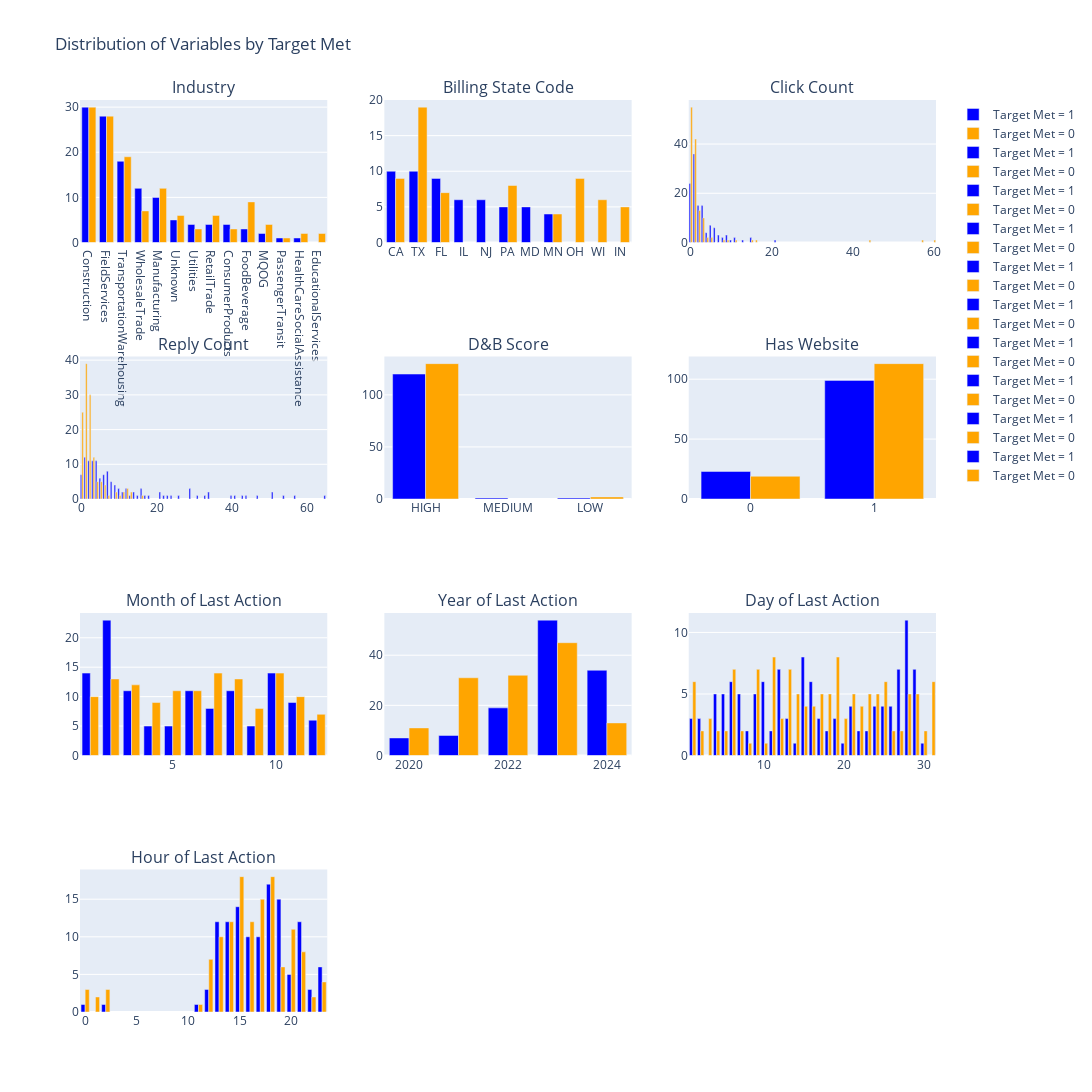

The notebook cell this image was saved under:
### Code cell
import pandas as pd
import plotly.graph_objects as go
from plotly.subplots import make_subplots
import math

train_data = train.copy()
# Ensure 'last_action_date' is in datetime format
train_data['last_action_date'] = pd.to_datetime(train_data['last_action_date'])

# Extract components of 'last_action_date'
train_data['month_last'] = train_data['last_action_date'].dt.month
train_data['year_last'] = train_data['last_action_date'].dt.year
train_data['day_last'] = train_data['last_action_date'].dt.day
train_data['hour_last'] = train_data['last_action_date'].dt.hour

# Define function to generate combined bar plots
def generate_combined_bar_plot(data, column, top_n=None):
    data_1 = data[data['target_met'] == 1]
    data_0 = data[data['target_met'] == 0]

    if top_n:
        data_1 = data_1[column].value_counts().nlargest(top_n).reset_index()
        data_0 = data_0[column].value_counts().nlargest(top_n).reset_index()
    else:
        data_1 = data_1[column].value_counts().reset_index()
        data_0 = data_0[column].value_counts().reset_index()

    data_1.columns = [column, 'count']
    data_0.columns = [column, 'count']

    bar_1 = go.Bar(name='Target Met = 1', x=data_1[column], y=data_1['count'], marker_color='blue')
    bar_0 = go.Bar(name='Target Met = 0', x=data_0[column], y=data_0['count'], marker_color='orange')

    return bar_1, bar_0

# Define the variables to plot
variables = [
    'Industry', 'billingstatecode', 'click_count', 'reply_count', 'D&B_Score', 
    'Has_Website', 'month_last', 'year_last', 'day_last', 'hour_last'
]
titles = [
    'Industry', 'Billing State Code', 'Click Count', 'Reply Count', 'D&B Score', 
    'Has Website', 'Month of Last Action', 'Year of Last Action', 'Day of Last Action', 'Hour of Last Action'
]

# Calculate the number of rows needed (3 plots per row)
num_rows = math.ceil(len(variables) / 3)

# Create subplots
fig = make_subplots(rows=num_rows, cols=3, subplot_titles=titles)

# Add combined bar plots for each variable
for i, variable in enumerate(variables):
    row = (i // 3) + 1
    col = (i % 3) + 1
    top_n = 8 if variable == 'billingstatecode' else None
    bar_1, bar_0 = generate_combined_bar_plot(train_data, variable, top_n)
    fig.add_trace(bar_1, row=row, col=col)
    fig.add_trace(bar_0, row=row, col=col)

# Update layout
fig.update_layout(barmode='group', height=400 * num_rows, width=1200, title_text="Distribution of Variables by Target Met")

# Show the plot
fig.show()

### Figure 1 — Plotly figure (JSON) as saved in the notebook; plotly's stock layout.template omitted (floating-point values rounded to 4 significant figures)
{"data": [{"marker": {"color": "blue"}, "name": "Target Met = 1", "type": "bar", "x": ["Construction", "FieldServices", "TransportationWarehousing", "WholesaleTrade", "Manufacturing", "Unknown", "Utilities", "RetailTrade", "ConsumerProducts", "FoodBeverage", "MQOG", "PassengerTransit", "HealthCareSocialAssistance"], "xaxis": "x", "y": [30, 28, 18, 12, 10, 5, 4, 4, 4, 3, 2, 1, 1], "yaxis": "y"}, {"marker": {"color": "orange"}, "name": "Target Met = 0", "type": "bar", "x": ["Construction", "FieldServices", "TransportationWarehousing", "Manufacturing", "FoodBeverage", "WholesaleTrade", "Unknown", "RetailTrade", "MQOG", "Utilities", "ConsumerProducts", "HealthCareSocialAssistance", "EducationalServices", "PassengerTransit"], "xaxis": "x", "y": [30, 28, 19, 12, 9, 7, 6, 6, 4, 3, 3, 2, 2, 1], "yaxis": "y"}, {"marker": {"color": "blue"}, "name": "Target Met = 1", "type": "bar", "x": ["CA", "TX", "FL", "IL", "NJ", "PA", "MD", "MN"], "xaxis": "x2", "y": [10, 10, 9, 6, 6, 5, 5, 4], "yaxis": "y2"}, {"marker": {"color": "orange"}, "name": "Target Met = 0", "type": "bar", "x": ["TX", "OH", "CA", "PA", "FL", "WI", "IN", "MN"], "xaxis": "x2", "y": [19, 9, 9, 8, 7, 6, 5, 4], "yaxis": "y2"}, {"marker": {"color": "blue"}, "name": "Target Met = 1", "type": "bar", "x": [1, 0, 2, 3, 5, 6, 4, 9, 7, 8, 11, 15, 21, 13, 10], "xaxis": "x3", "y": [36, 24, 15, 15, 7, 6, 4, 3, 3, 2, 2, 2, 1, 1, 1], "yaxis": "y3"}, {"marker": {"color": "orange"}, "name": "Target Met = 0", "type": "bar", "x": [0, 1, 2, 3, 5, 4, 44, 8, 60, 11, 9, 16, 15, 57], "xaxis": "x3", "y": [55, 42, 13, 10, 2, 2, 1, 1, 1, 1, 1, 1, 1, 1], "yaxis": "y3"}, {"marker": {"color": "blue"}, "name": "Target Met = 1", "type": "bar", "x": [1, 4, 2, 3, 7, 6, 0, 5, 8, 9, 29, 10, 16, 12, 34, 14, 11, 51, 21, 47, 24, 44, 23, 15, 33, 31, 43, 54, 26, 22, 17, 40, 13, 18, 65, 41, 57], "xaxis": "x4", "y": [12, 11, 11, 11, 8, 7, 7, 6, 5, 4, 3, 3, 3, 3, 2, 2, 2, 2, 2, 1, 1, 1, 1, 1, 1, 1, 1, 1, 1, 1, 1, 1, 1, 1, 1, 1, 1], "yaxis": "y4"}, {"marker": {"color": "orange"}, "name": "Target Met = 0", "type": "bar", "x": [1, 2, 0, 3, 5, 4, 6, 12, 13, 11, 9, 16, 10, 7], "xaxis": "x4", "y": [39, 30, 25, 12, 5, 5, 4, 3, 2, 2, 2, 1, 1, 1], "yaxis": "y4"}, {"marker": {"color": "blue"}, "name": "Target Met = 1", "type": "bar", "x": ["HIGH", "MEDIUM", "LOW"], "xaxis": "x5", "y": [120, 1, 1], "yaxis": "y5"}, {"marker": {"color": "orange"}, "name": "Target Met = 0", "type": "bar", "x": ["HIGH", "LOW"], "xaxis": "x5", "y": [130, 2], "yaxis": "y5"}, {"marker": {"color": "blue"}, "name": "Target Met = 1", "type": "bar", "x": [1, 0], "xaxis": "x6", "y": [99, 23], "yaxis": "y6"}, {"marker": {"color": "orange"}, "name": "Target Met = 0", "type": "bar", "x": [1, 0], "xaxis": "x6", "y": [113, 19], "yaxis": "y6"}, {"marker": {"color": "blue"}, "name": "Target Met = 1", "type": "bar", "x": [2, 10, 1, 3, 8, 6, 11, 7, 12, 9, 5, 4], "xaxis": "x7", "y": [23, 14, 14, 11, 11, 11, 9, 8, 6, 5, 5, 5], "yaxis": "y7"}, {"marker": {"color": "orange"}, "name": "Target Met = 0", "type": "bar", "x": [10, 7, 8, 2, 3, 6, 5, 1, 11, 4, 9, 12], "xaxis": "x7", "y": [14, 14, 13, 13, 12, 11, 11, 10, 10, 9, 8, 7], "yaxis": "y7"}, {"marker": {"color": "blue"}, "name": "Target Met = 1", "type": "bar", "x": [2023, 2024, 2022, 2021, 2020], "xaxis": "x8", "y": [54, 34, 19, 8, 7], "yaxis": "y8"}, {"marker": {"color": "orange"}, "name": "Target Met = 0", "type": "bar", "x": [2023, 2022, 2021, 2024, 2020], "xaxis": "x8", "y": [45, 32, 31, 13, 11], "yaxis": "y8"}, {"marker": {"color": "blue"}, "name": "Target Met = 1", "type": "bar", "x": [28, 15, 29, 27, 12, 6, 10, 16, 9, 4, 5, 7, 24, 26, 25, 21, 13, 17, 1, 2, 19, 11, 23, 18, 8, 22, 20, 14, 30], "xaxis": "x9", "y": [11, 8, 7, 7, 7, 6, 6, 6, 5, 5, 5, 5, 4, 4, 4, 4, 3, 3, 3, 3, 3, 2, 2, 2, 2, 2, 1, 1, 1], "yaxis": "y9"}, {"marker": {"color": "orange"}, "name": "Target Met = 0", "type": "bar", "x": [11, 19, 13, 9, 6, 1, 25, 31, 17, 18, 29, 14, 28, 24, 23, 21, 22, 15, 16, 3, 12, 20, 27, 30, 2, 5, 7, 4, 26, 8, 10], "xaxis": "x9", "y": [8, 8, 7, 7, 7, 6, 6, 6, 5, 5, 5, 5, 5, 5, 5, 5, 4, 4, 4, 3, 3, 3, 2, 2, 2, 2, 2, 2, 2, 1, 1], "yaxis": "y9"}, {"marker": {"color": "blue"}, "name": "Target Met = 1", "type": "bar", "x": [18, 19, 15, 14, 13, 21, 16, 17, 23, 20, 22, 12, 11, 2, 0], "xaxis": "x10", "y": [17, 15, 14, 12, 12, 12, 10, 10, 6, 5, 3, 3, 1, 1, 1], "yaxis": "y10"}, {"marker": {"color": "orange"}, "name": "Target Met = 0", "type": "bar", "x": [18, 15, 17, 16, 14, 20, 13, 21, 12, 19, 23, 2, 0, 22, 1, 11], "xaxis": "x10", "y": [18, 18, 15, 12, 12, 11, 10, 8, 7, 6, 4, 3, 3, 2, 2, 1], "yaxis": "y10"}], "layout": {"annotations": [{"font": {"size": 16}, "showarrow": false, "text": "Industry", "x": 0.1444, "xanchor": "center", "xref": "paper", "y": 1, "yanchor": "bottom", "yref": "paper"}, {"font": {"size": 16}, "showarrow": false, "text": "Billing State Code", "x": 0.5, "xanchor": "center", "xref": "paper", "y": 1, "yanchor": "bottom", "yref": "paper"}, {"font": {"size": 16}, "showarrow": false, "text": "Click Count", "x": 0.8556, "xanchor": "center", "xref": "paper", "y": 1, "yanchor": "bottom", "yref": "paper"}, {"font": {"size": 16}, "showarrow": false, "text": "Reply Count", "x": 0.1444, "xanchor": "center", "xref": "paper", "y": 0.7188, "yanchor": "bottom", "yref": "paper"}, {"font": {"size": 16}, "showarrow": false, "text": "D&B Score", "x": 0.5, "xanchor": "center", "xref": "paper", "y": 0.7188, "yanchor": "bottom", "yref": "paper"}, {"font": {"size": 16}, "showarrow": false, "text": "Has Website", "x": 0.8556, "xanchor": "center", "xref": "paper", "y": 0.7188, "yanchor": "bottom", "yref": "paper"}, {"font": {"size": 16}, "showarrow": false, "text": "Month of Last Action", "x": 0.1444, "xanchor": "center", "xref": "paper", "y": 0.4375, "yanchor": "bottom", "yref": "paper"}, {"font": {"size": 16}, "showarrow": false, "text": "Year of Last Action", "x": 0.5, "xanchor": "center", "xref": "paper", "y": 0.4375, "yanchor": "bottom", "yref": "paper"}, {"font": {"size": 16}, "showarrow": false, "text": "Day of Last Action", "x": 0.8556, "xanchor": "center", "xref": "paper", "y": 0.4375, "yanchor": "bottom", "yref": "paper"}, {"font": {"size": 16}, "showarrow": false, "text": "Hour of Last Action", "x": 0.1444, "xanchor": "center", "xref": "paper", "y": 0.1562, "yanchor": "bottom", "yref": "paper"}], "barmode": "group", "height": 1600, "title": {"text": "Distribution of Variables by Target Met"}, "width": 1200, "xaxis": {"anchor": "y", "domain": [0, 0.2889]}, "xaxis10": {"anchor": "y10", "domain": [0, 0.2889]}, "xaxis11": {"anchor": "y11", "domain": [0.3556, 0.6444]}, "xaxis12": {"anchor": "y12", "domain": [0.7111, 1]}, "xaxis2": {"anchor": "y2", "domain": [0.3556, 0.6444]}, "xaxis3": {"anchor": "y3", "domain": [0.7111, 1]}, "xaxis4": {"anchor": "y4", "domain": [0, 0.2889]}, "xaxis5": {"anchor": "y5", "domain": [0.3556, 0.6444]}, "xaxis6": {"anchor": "y6", "domain": [0.7111, 1]}, "xaxis7": {"anchor": "y7", "domain": [0, 0.2889]}, "xaxis8": {"anchor": "y8", "domain": [0.3556, 0.6444]}, "xaxis9": {"anchor": "y9", "domain": [0.7111, 1]}, "yaxis": {"anchor": "x", "domain": [0.8438, 1]}, "yaxis10": {"anchor": "x10", "domain": [0, 0.1562]}, "yaxis11": {"anchor": "x11", "domain": [0, 0.1562]}, "yaxis12": {"anchor": "x12", "domain": [0, 0.1562]}, "yaxis2": {"anchor": "x2", "domain": [0.8438, 1]}, "yaxis3": {"anchor": "x3", "domain": [0.8438, 1]}, "yaxis4": {"anchor": "x4", "domain": [0.5625, 0.7188]}, "yaxis5": {"anchor": "x5", "domain": [0.5625, 0.7188]}, "yaxis6": {"anchor": "x6", "domain": [0.5625, 0.7188]}, "yaxis7": {"anchor": "x7", "domain": [0.2812, 0.4375]}, "yaxis8": {"anchor": "x8", "domain": [0.2812, 0.4375]}, "yaxis9": {"anchor": "x9", "domain": [0.2812, 0.4375]}}}
